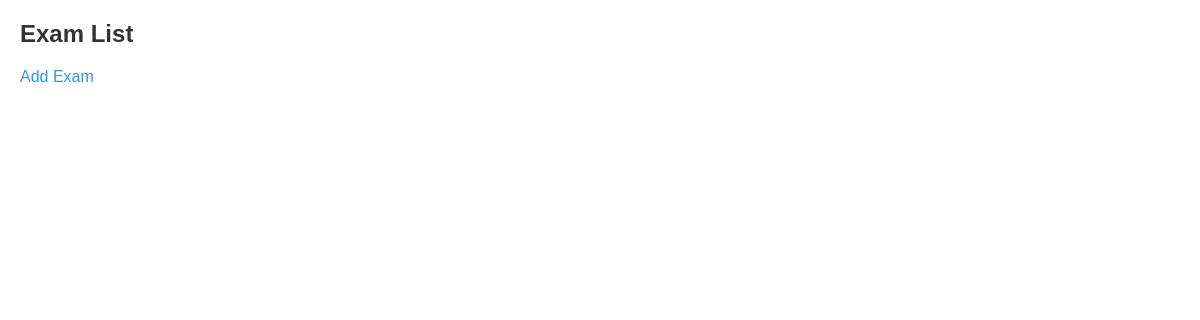
/exam/exam_list/, run on an earlier commit of the app's database.
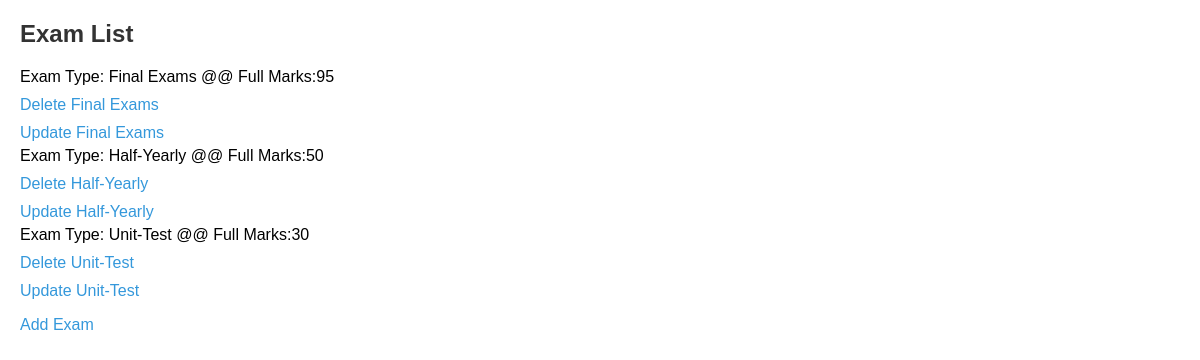
And on a later commit of the database.
### exam_type/models.py (models this page shows, shortened)
class Exams(models.Model):
    exam_name=models.CharField(max_length=20)
    full_marks=models.PositiveIntegerField()

### exam_type/views.py (the view)
# urls.py: path('exam_list/', views.ExamList, name='exam_list'),
def ExamList(request):
    exams = Exams.objects.all()
    return render(request, 'exam_list.html',{'exams': exams})

### templates/exam_list.html (shortened to what this page needs)
<!DOCTYPE html>
<html lang="en">
<head>
</head>
<body>
    <h2>Exam List</h2>
    <ul>
        {% for exam in exams %}
            <li>Exam Type: {{ exam.exam_name }} @@ Full Marks:{{exam.full_marks}}</li>
            <a href="{% url 'exam_delete' exam.exam_name %}">Delete {{exam.exam_name}} </a>
            <a href="{% url 'exam_update' exam.exam_name %}">Update {{exam.exam_name}}</a>
        {% endfor %}
    </ul>
    <a href="{% url 'exam_add' %}">Add Exam</a>
</html>

What changed in the data, as far as the page shows it:
added Exams: exam_name "Final Exams", full_marks "95"
added Exams: exam_name "Half-Yearly", full_marks "50"
added Exams: exam_name "Unit-Test", full_marks "30"
